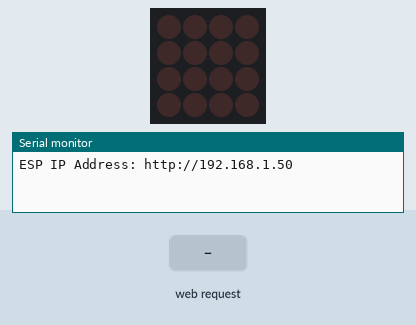
Simulated run of this sketch. Board: ESP8266 (NodeMCU). On the bench: 4×4 LED matrix, the last lines printed to the serial monitor. Wiring (inferred from the names in the program): LED matrix (orientation assumed): rows D1, D2, D3, D4; columns D6, D7, D5, D8. The inputs (shaded band) are chosen by the test bench. WiFi joins after 1.5 s; servers stay silent unless stated.

Above: at 2.7 s.
2.8 s: HTTP request GET /left received
At 3.5 s:
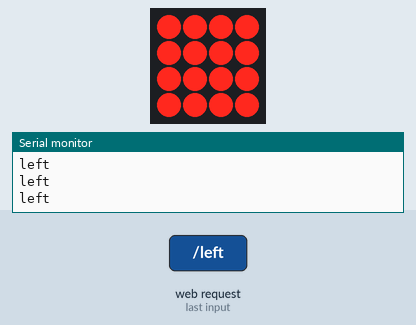
4.8 s: HTTP request GET /up received
At 5.9 s:
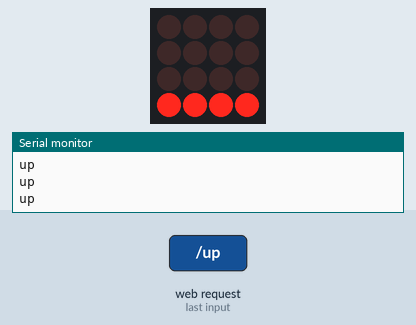
6.9 s: HTTP request GET /right received
At 8.0 s:
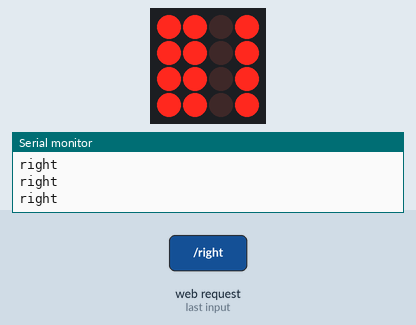
8.5 s: HTTP request GET /down received
At 9.6 s:
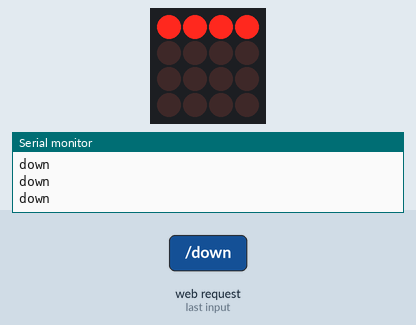
10.1 s: HTTP request GET /off received
At 10.8 s:
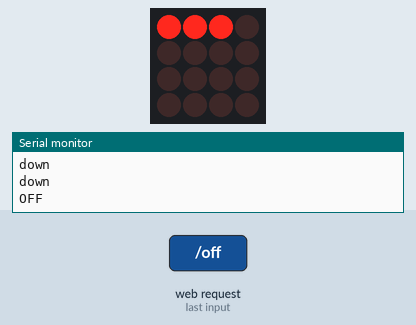
11.6 s: HTTP request GET /left received
At 12.1 s:
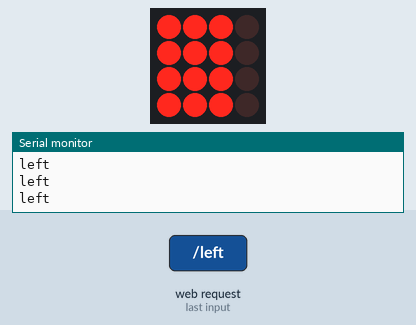
Timing chart, 0 to 14.5 s (numbered marks = the images above; inputs shaded):
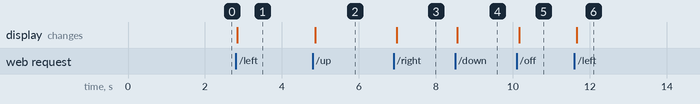

Measured:
- after the input at 2.8 s, the display: changes after 0.05 s (image 1)
- after the input at 4.8 s, the display: changes after 0.07 s (image 2)
- after the input at 6.9 s, the display: changes after 0.08 s (image 3)
- after the input at 8.5 s, the display: changes after 0.06 s (image 4)
- after the input at 10.1 s, the display: changes after 0.06 s (image 5)
- after the input at 11.6 s, the display: changes after 0.07 s (image 6)

The sketch:

HTML_Pan_Tilt.ino
```cpp
// (licence header left out)
#include "ESP8266WiFi.h"
#include "ESPAsyncWebServer.h"
#include <ESPAsyncTCP.h>

// REPLACE WITH YOUR NETWORK CREDENTIALS
const char* ssid = "REPLACE_WITH_YOUR_SSID";
const char* password = "REPLACE_WITH_YOUR_PASSWORD";

//---------------------------------------------------------
// Web page related variables
//---------------------------------------------------------
// HTML web page
static const char *index_html PROGMEM = R"rawliteral(
<!DOCTYPE HTML>
<html>
  <head>
    <title>ESP Pushbutton Web Server</title>
    <meta name="viewport" content="width=device-width, initial-scale=1">
    <style>
      body { font-family: Arial; text-align: center; margin:0px auto; padding-top: 30px;}
      .button {
        padding: 10px 20px;
        font-size: 24px;
        text-align: center;
        outline: none;
        color: #fff;
        background-color: #2f4468;
        border: none;
        border-radius: 5px;
        box-shadow: 0 6px #999;
        cursor: pointer;
        -webkit-touch-callout: none;
        -webkit-user-select: none;
        -khtml-user-select: none;
        -moz-user-select: none;
        -ms-user-select: none;
        user-select: none;
        -webkit-tap-highlight-color: rgba(0,0,0,0);
      }
      .button:hover {background-color: #1f2e45}
      .button:active {
        background-color: #1f2e45;
        box-shadow: 0 4px #666;
        transform: translateY(2px);
      }
      .center {
        margin-left: auto;
        margin-right: auto;
      }
    </style>
  </head>
  <body>
    <h1>Camera Pan & Tilt Controller</h1>
    <table class="center" width="50%">
      <tr>
        <td colspan="2">
          <button class="button" onmousedown="toggleCheckbox('up');"  ontouchstart="toggleCheckbox('up');"  onmouseup="toggleCheckbox('off');" ontouchend="toggleCheckbox('off');">UP</button>
        </td>
      </tr>
      <tr>
        <td>
          <button class="button" onmousedown="toggleCheckbox('left');"  ontouchstart="toggleCheckbox('left');"  onmouseup="toggleCheckbox('off');" ontouchend="toggleCheckbox('off');">LEFT</button>
        </td>
        <td>
          <button class="button" onmousedown="toggleCheckbox('right');" ontouchstart="toggleCheckbox('right');" onmouseup="toggleCheckbox('off');" ontouchend="toggleCheckbox('off');">RIGHT</button>
        </td>
      </tr>
      <tr>
        <td colspan="2">
          <button class="button" onmousedown="toggleCheckbox('down');"  ontouchstart="toggleCheckbox('down');"  onmouseup="toggleCheckbox('off');" ontouchend="toggleCheckbox('off');">DOWN</button>
        </td>
      </tr>
    </table>

    <script>
    function toggleCheckbox(x) {
      var xhr = new XMLHttpRequest();
      xhr.open("GET", "/" + x, true);
      xhr.send();
    }
    </script>
  </body>
</html>)rawliteral";

static const size_t html_length = strlen_P(index_html);


//---------------------------------------------------------
// Stepper motor related variables
//---------------------------------------------------------
// ESP8266 Pins to GPIO numbers
#define D0  16 // HIGH at boot, used to wake up from deep sleep
#define D1   5
#define D2   4
#define D3   0 // Connected to FLASH button, boot fails if pulled LOW
#define D4   2 // HIGH at boot, boot fails if pulled LOW
#define D5  14
#define D6  12
#define D7  13
#define D8  15 // Required for boot, boot fails if pulled HIGH

// The stepper motors.
uint8_t pan[4] = {D1, D2, D3, D4};
uint8_t tilt[4] = {D5, D6, D7, D8};

// states to increment a stepper motor 1 tick
uint8_t stepper_states [4][4] =
{
   {HIGH, LOW , LOW , LOW }
  ,{LOW , HIGH, LOW , LOW }
  ,{LOW , LOW , HIGH, LOW }
  ,{LOW , LOW , LOW , HIGH}
};
int speed    = 2500;


void notFound(AsyncWebServerRequest *request) {
  request->send(404, "text/plain", "Not found");
}

String button_pressed = "none";

AsyncWebServer server(80);

void setup() {
  Serial.begin(9600);
  WiFi.mode(WIFI_STA);
  WiFi.begin(ssid, password);
  if (WiFi.waitForConnectResult() != WL_CONNECTED) {
    Serial.println("WiFi Failed!");
    return;
  }
  Serial.println();
  Serial.print("ESP IP Address: http://");
  Serial.println(WiFi.localIP());

  // Set the pins controling the motors to OUTPUT
  for(int i=0; i<4; i++)
  {
    pinMode(pan[i],OUTPUT);
    pinMode(tilt[i],OUTPUT);
  }


  // Send web page to client
  server.on("/", HTTP_GET, [](AsyncWebServerRequest *request){
    request->send(200, "text/html", (uint8_t *)index_html, html_length);
  });

  // Receive an HTTP GET request
  server.on("/left", HTTP_GET, [] (AsyncWebServerRequest *request) {
    button_pressed = "left";
    request->send(200, "text/plain", "ok");
  });

  // Receive an HTTP GET request
  server.on("/up", HTTP_GET, [] (AsyncWebServerRequest *request) {
    button_pressed = "up";
    request->send(200, "text/plain", "ok");
  });

   // Receive an HTTP GET request
  server.on("/left", HTTP_GET, [] (AsyncWebServerRequest *request) {
    button_pressed = "left";
    request->send(200, "text/plain", "ok");
  });

  // Receive an HTTP GET request
  server.on("/right", HTTP_GET, [] (AsyncWebServerRequest *request) {
    button_pressed = "right";
    request->send(200, "text/plain", "ok");
  });

  // Receive an HTTP GET request
  server.on("/down", HTTP_GET, [] (AsyncWebServerRequest *request) {
    button_pressed = "down";
    request->send(200, "text/plain", "ok");
  });

  // Receive an HTTP GET request
  server.on("/off", HTTP_GET, [] (AsyncWebServerRequest *request) {
    Serial.println("OFF");
    button_pressed = "off";
    request->send(200, "text/plain", "ok");
  });

  server.onNotFound(notFound);
  server.begin();
}

void loop() {
  if (button_pressed == "up")
  {
    Serial.println("up");
    for (int row=0; row<4; row++)
    {
      digitalWrite(tilt[3], stepper_states[row][0]);
      digitalWrite(tilt[2], stepper_states[row][1]);
      digitalWrite(tilt[1], stepper_states[row][2]);
      digitalWrite(tilt[0], stepper_states[row][3]);
      delayMicroseconds (speed);
    }
  }
  else if (button_pressed == "left")
  {
    Serial.println("left");
    for (int row=0; row<4; row++)
    {
      digitalWrite(pan[0], stepper_states[row][0]);
      digitalWrite(pan[1], stepper_states[row][1]);
      digitalWrite(pan[2], stepper_states[row][2]);
      digitalWrite(pan[3], stepper_states[row][3]);
      delayMicroseconds (speed);
    }
  }
  else if (button_pressed == "right")
  {
    Serial.println("right");
    for (int row=0; row<4; row++)
    {
      digitalWrite(pan[3], stepper_states[row][0]);
      digitalWrite(pan[2], stepper_states[row][1]);
      digitalWrite(pan[1], stepper_states[row][2]);
      digitalWrite(pan[0], stepper_states[row][3]);
      delayMicroseconds (speed);
    }
  }
  else if (button_pressed == "down")
  {
    Serial.println("down");
    for (int row=0; row<4; row++)
    {
      digitalWrite(tilt[0], stepper_states[row][0]);
      digitalWrite(tilt[1], stepper_states[row][1]);
      digitalWrite(tilt[2], stepper_states[row][2]);
      digitalWrite(tilt[3], stepper_states[row][3]);
      delayMicroseconds (speed);
    }
  }
  else
  {

  }
}
```
